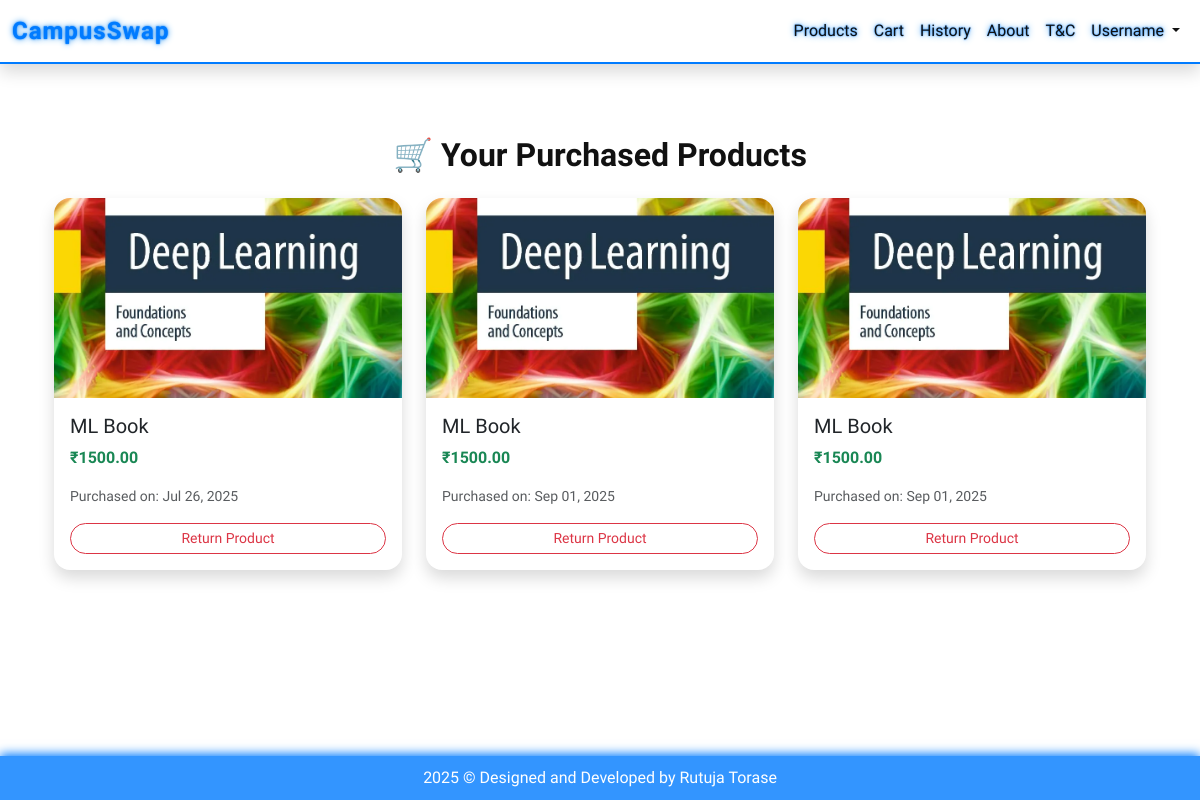
Page /bought-history/ (signed in) on the committed database.
### myapp/models.py (models this page shows, shortened)
class BoughtProduct(models.Model):
    buyer = models.ForeignKey(User, on_delete=models.CASCADE, related_name='bought_products')
    seller = models.ForeignKey(User, on_delete=models.CASCADE, related_name='sold_products', null=True, blank=True)
    product = models.ForeignKey(Product, on_delete=models.CASCADE)
    quantity = models.PositiveIntegerField(default=1)
    price_per_item = models.DecimalField(max_digits=10, decimal_places=2, null=True, blank=True)
    total_price = models.DecimalField(max_digits=12, decimal_places=2, null=True, blank=True)
    is_returned = models.BooleanField(default=False)
    return_request = models.ForeignKey('ReturnProduct', on_delete=models.SET_NULL, null=True, blank=True)
    payment_method = models.CharField(max_length=10, choices=[
        ('UPI', 'UPI'),
        ('Card', 'Card'),
    ], default='Card')
    shipping_address = models.TextField(null=True, blank=True)
    purchased_at = models.DateTimeField(auto_now_add=True)

class Product(models.Model):
    user = models.ForeignKey(User, on_delete=models.CASCADE)  # Seller
    title = models.CharField(max_length=200)
    image = models.ImageField(upload_to='products/')
    description = models.TextField()
    cost = models.DecimalField(max_digits=10, decimal_places=2)
    created_at = models.DateTimeField(auto_now_add=True)
    category = models.ForeignKey(Category, on_delete=models.SET_NULL, null=True)
    is_sold = models.BooleanField(default=False)

### myapp/views.py (the view)
# urls.py: path('bought-history/', bought_history, name='bought_history'),
@login_required
def bought_history(request):
    bought_products = BoughtProduct.objects.filter(buyer=request.user).select_related('product')
    return render(request, 'purchase/bought_history.html', {'bought_products': bought_products})

### templates/purchase/bought_history.html (shortened to what this page needs)
{% extends 'base.html' %}
{% block content %}
<div class="container my-5">
    <div class="text-center mb-4">
        <h2 class="fw-bold">🛒 Your Purchased Products</h2>
    </div>
    {% if bought_products %}
        <div class="row row-cols-1 row-cols-sm-2 row-cols-md-3 g-4">
            {% for item in bought_products %}
                <div class="col">
                    <div class="card h-100 shadow border-0 rounded-4">
                        <img src="{{ item.product.image.url }}"
                             class="card-img-top rounded-top-4"
                             alt="{{ item.product.title }}"
                             style="height: 200px; object-fit: cover;">
                        <div class="card-body d-flex flex-column">
                            <h5 class="card-title">{{ item.product.title }}</h5>
                            <p class="card-text text-success fw-semibold">₹{{ item.product.cost }}</p>
                            <p class="text-muted small">Purchased on: {{ item.purchased_at|date:"M d, Y" }}</p>
                            <div class="mt-auto">
                                <a href="{% url 'return_product' item.product.id %}"
                                   class="btn btn-outline-danger btn-sm w-100 rounded-pill">
                                    Return Product
                                </a>
                            </div>
                        </div>
                    </div>
                </div>
            {% endfor %}
        </div>
    {% else %}
        <div class="alert alert-info text-center mt-4 rounded-pill shadow-sm">
            <i class="bi bi-info-circle-fill"></i> No purchases found.
        </div>
    {% endif %}
</div>
{% endblock %}

### templates/base.html (shortened to what this page needs)
{% load static %}
<!DOCTYPE html>
<html lang="en">
<head>
  <link href="https://cdn.jsdelivr.net/npm/bootstrap@5.3.3/dist/css/bootstrap.min.css" rel="stylesheet">
  <link href="https://cdn.jsdelivr.net/npm/bootstrap-icons@1.11.3/font/bootstrap-icons.css" rel="stylesheet">
</head>
<body>
  <nav class="navbar navbar-expand-lg sticky-top glassy-navbar shadow">
    <div class="container-fluid">
      <a class="navbar-brand text-glow" href="/">CampusSwap</a>
      <div class="collapse navbar-collapse" id="navbarNav">
        <ul class="navbar-nav ms-auto mb-2 mb-lg-0 align-items-center">
          <li class="nav-item"><a class="nav-link text-glow" href="{% url 'product_list' %}">Products</a></li>
          <li class="nav-item"><a class="nav-link text-glow" href="{% url 'cart' %}">Cart</a></li>
          <li class="nav-item"><a class="nav-link text-glow" href="{% url 'bought_history' %}">History</a></li>
          <li class="nav-item"><a class="nav-link text-glow" href="{% url 'about' %}">About</a></li>
          <li class="nav-item"><a class="nav-link text-glow" href="{% url 'terms_and_conditions' %}">T&C</a></li>
          {% if user.is_authenticated %}
            <li class="nav-item dropdown">
              <a class="nav-link dropdown-toggle text-glow" href="#" role="button" data-bs-toggle="dropdown">
                {{ user.username|title }}
              </a>
            </li>
          {% else %}
            <li class="nav-item"><a class="nav-link text-glow" href="{% url 'login' %}">Login</a></li>
            <li class="nav-item"><a class="nav-link text-glow" href="{% url 'signup' %}">Register</a></li>
          {% endif %}
        </ul>
      </div>
    </div>
  </nav>
  <div class="container py-4">
    {% block content %}{% endblock %}
  </div>
  <footer>
    2025 © Designed and Developed by Rutuja Torase
  </footer>
</body>
</html>

### rows in the picture
BoughtProduct: product.image (picture), product "ML Book", product.cost "1500.00", purchased_at "Jul 26, 2025"
BoughtProduct: product.image (picture), product "ML Book", product.cost "1500.00", purchased_at "Sep 01, 2025"
BoughtProduct: product.image (picture), product "ML Book", product.cost "1500.00", purchased_at "Sep 01, 2025"

### other values in the picture
{{ user.username|title }} "Username"
